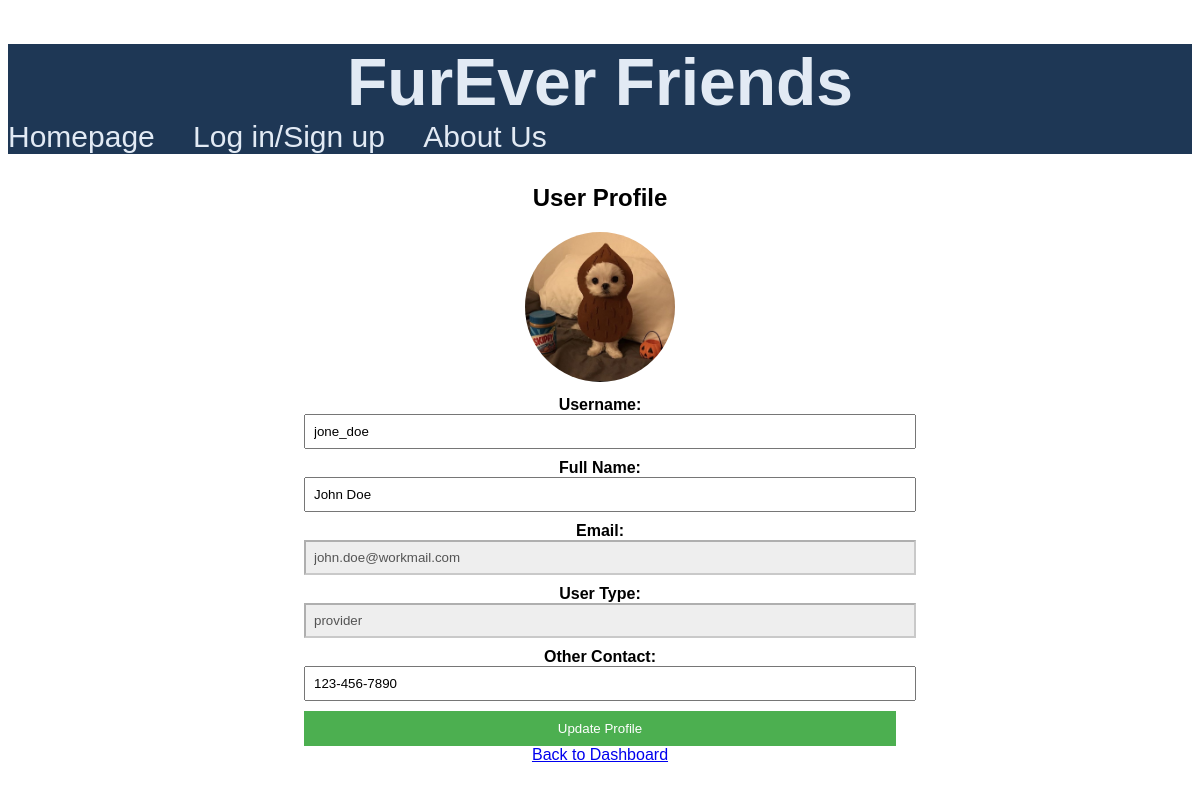
The app's page /public/staff/provider/provider_dashboard_info.php (signed in) with its own data.
### tables this page shows
CREATE TABLE `user` (
  `user_id` int(5) NOT NULL,
  `user_type` varchar(20) NOT NULL,
  `user_name` varchar(15) NOT NULL,
  `password` varchar(255) NOT NULL,
  `legal_name` varchar(50) NOT NULL,
  `email` varchar(50) NOT NULL,
  `other_contact` varchar(50) NOT NULL,
  `profile_photo` varchar(50) NOT NULL
);

### public/staff/provider/provider_dashboard_info.php (the view, shortened to what this page needs)
<?php require_once("../../../private/functions/initialization.php") ?>
<?php
    $user_name = $_SESSION['user_name'];
    $userQuery = "SELECT * FROM user WHERE user_name = '$user_name'";
    $userResult = mysqli_query($connection ,$userQuery);
    $userData = mysqli_fetch_assoc($userResult);
?>
<!DOCTYPE html>
<html lang="en">
<head>
</head>
    <?php require(ROOT_PATH . SHARED_PATH.'/header.php'); ?>
<body>
    <div class="profile-container">
        <h2>User Profile</h2>
        <img src="<?php echo htmlspecialchars(PUBLIC_PATH .'/images/profilephoto/' .$userData['profile_photo']); ?>" alt="Profile Photo" class="profile-photo">
        <form method="POST">
            <div class="form-group">
                <label>Username:</label>
                <input type="text" name="user_name" value="<?php echo htmlspecialchars($userData['user_name']); ?>" required>
            </div>
            <div class="form-group">
                <label>Full Name:</label>
                <input type="text" name="legal_name" value="<?php echo htmlspecialchars($userData['legal_name']); ?>" required>
            </div>
            <div class="form-group">
                <label>Email:</label>
                <input type="email" value="<?php echo htmlspecialchars($userData['email']); ?>" disabled>
            </div>
            <div class="form-group">
                <label>User Type:</label>
                <input type="text" value="<?php echo htmlspecialchars($userData['user_type']); ?>" disabled>
            </div>
            <div class="form-group">
                <label>Other Contact:</label>
                <input type="text" name="other_contact" value="<?php echo htmlspecialchars($userData['other_contact']); ?>">
            </div>
            <input type="submit" value="Update Profile" class="submit-btn">
        </form>
        <a href="provider_dashboard.php">Back to Dashboard</a>
    </div>
</body>
</html>

### public/staff/provider/provider_dashboard_info.php (style rules this page uses)
body { font-family: Arial, sans-serif; text-align: center; }
.profile-container { width: 50%; margin: auto; }
.profile-photo { width: 150px; height: 150px; border-radius: 50%; object-fit: cover; }
.form-group { margin: 10px 0; }
label { display: block; font-weight: bold; }
input { width: 100%; padding: 8px; }
input[disabled] { background-color: #eee; }
.submit-btn { padding: 10px 15px; background-color: #4CAF50; color: white; border: none; cursor: pointer; }

### records on screen
user: profile_photo (picture), user_name "jone_doe", legal_name "John Doe", email "john.doe@workmail.com", user_type "provider", other_contact "123-456-7890"
